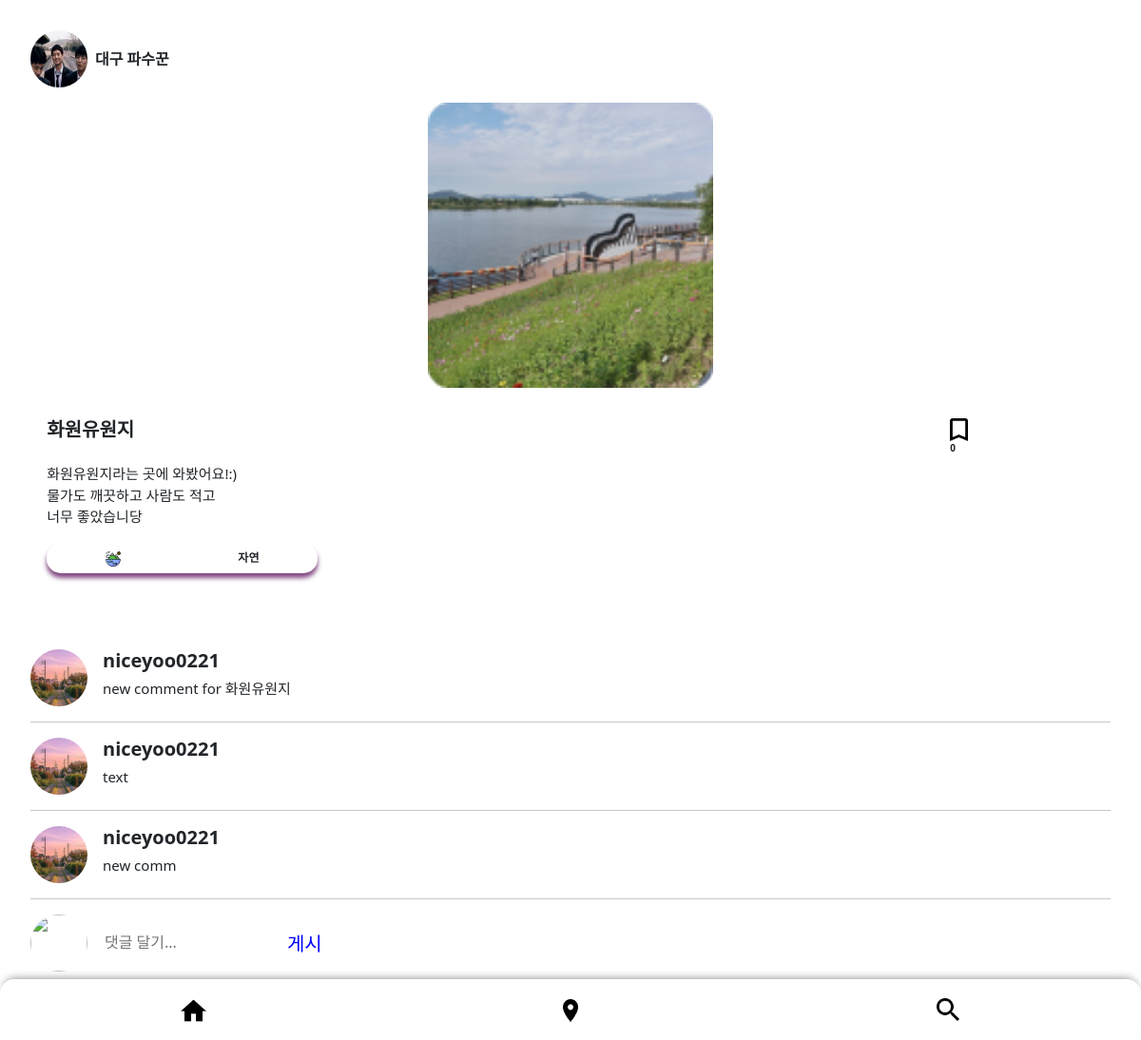
Page /detail/1 on the earlier database version.
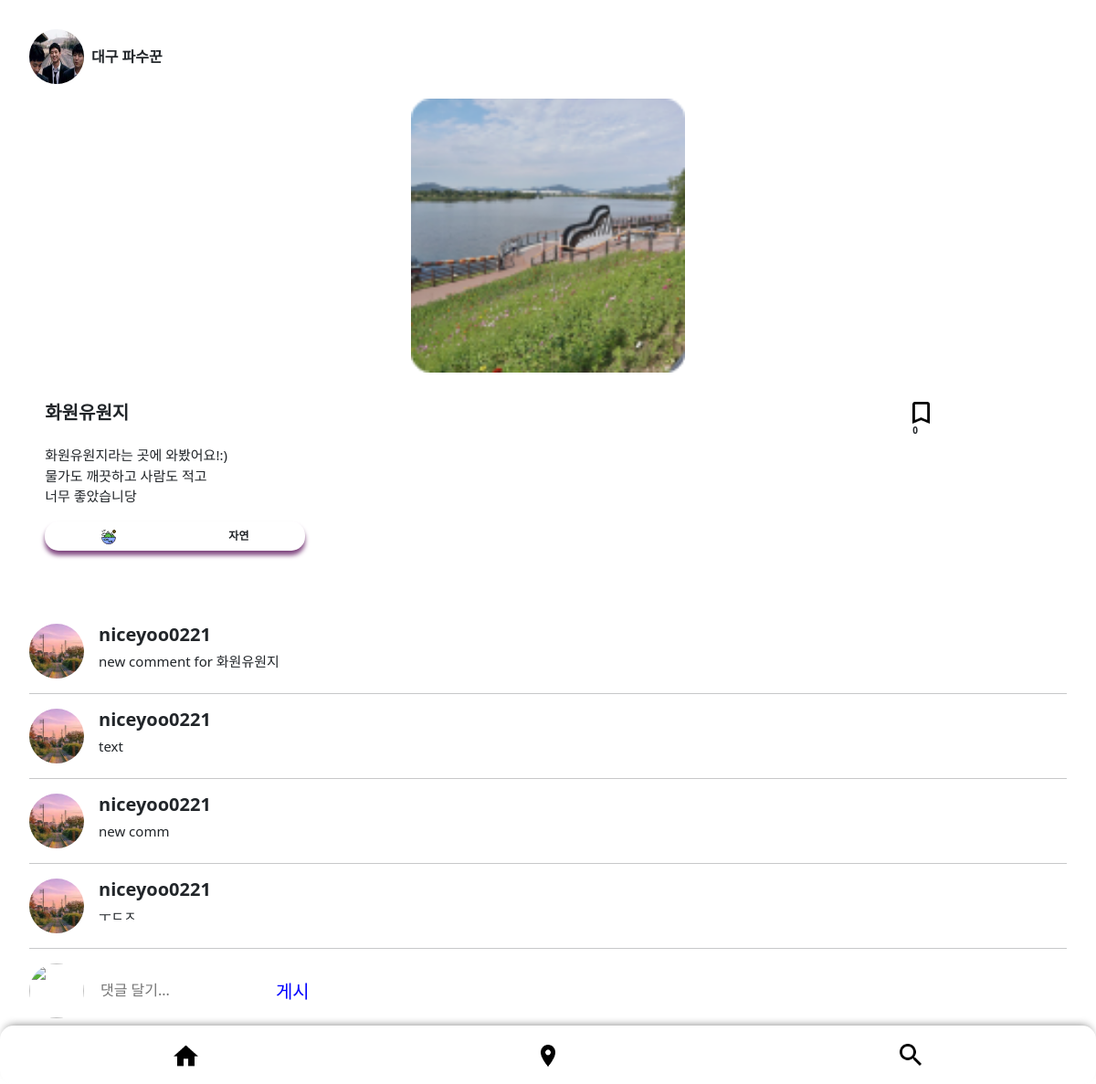
Same page on the later database version.
### main/models.py (models this page shows, shortened)
class AdminPlaceComment(models.Model):
    author=models.ForeignKey(User, on_delete=models.CASCADE)
    text=models.TextField()
    adminplace=models.ForeignKey(AdminPlace, on_delete=models.CASCADE)

### account/models.py (models this page shows)
class User(AbstractUser):
    profile_img=models.ImageField()

### main/views.py (the view)
# urls.py: path('detail/<int:adminplace_id>', views.detail, name="detail"),
def detail(request, adminplace_id):
    adminplace = AdminPlace.objects.get(pk=adminplace_id)
    if request.method == 'POST':
        comment = request.POST['text']
        AdminPlaceComment.objects.create(author=request.user, text=comment, adminplace=adminplace)
    return render(request, 'detail.html', {'adminplace':adminplace})

### main/templates/detail.html (shortened to what the changed rows need)
{% load static %}
<!DOCTYPE html>
<html lang="en">
<head>
    <link rel="stylesheet" href="{% static 'css/style.css' %}" />
    <link href="https://cdn.jsdelivr.net/npm/bootstrap@5.2.1/dist/css/bootstrap.min.css" rel="stylesheet">
</head>
<body>
    <section class="posting-total-box">
        <div class="text-box d-flex justify-content-center">
            <div class="container">
                <div class="row">
                    <h1 class="text-title col-10 p-0"><span>{{ adminplace.name }}</span></h1>
                </div>
            </div>
        </div>
    </section>
    <div class="comment-card">
        {% for comment in adminplace.adminplacecomment_set.all %}
            <div class="comment-box">
                <img class="comment-img" src="{{ comment.author.profile_img.url }}">
                <div class="comment-writer">
                    <h1 class="comment-person">{{ comment.author }}</h1>
                    <p class="comment-content">{{ comment.text }}</p>
                </div>
            </div>
            <hr>
        {% endfor %}
        <div class="comment-box">
            <img class="comment-img" src="{{ user.profile_img.url }}">
            <form style="display: flex;" action="" method="post">
            </form>
        </div>
    </div>
</body>
</html>

Differences in the rows shown:
added AdminPlaceComment: author.profile_img (picture), author "niceyoo0221", text "ㅜㄷㅈ"
